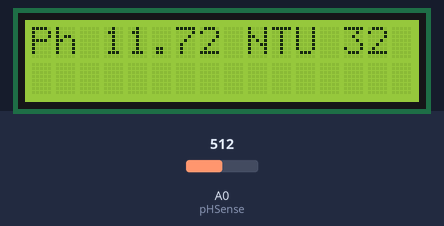
Bench run of a sketch on a simulated ESP8266 (NodeMCU). Shown: 16×2 character LCD. The inputs (shaded band) are chosen by the test bench; at power-on: A0 (pHSense) = 512. WiFi joins after 1.5 s; servers stay silent unless stated; uploads are accepted with an empty reply; what the sketch prints to the serial monitor is not drawn.

Above: at 3.7 s.
3.8 s: A0 (pHSense) set to 716
At 6.6 s:
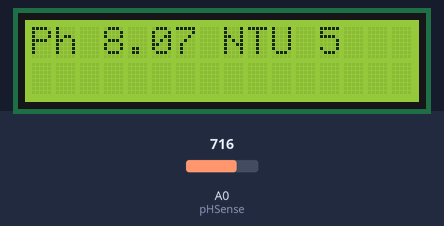
6.8 s: A0 (pHSense) set to 900
At 12.2 s:
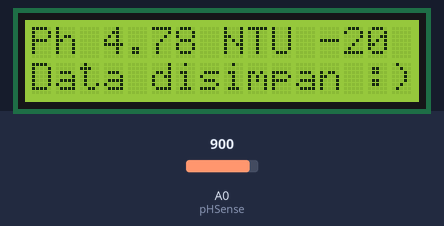
Timing chart, 0 to 13.7 s (numbered marks = the images above; inputs shaded):
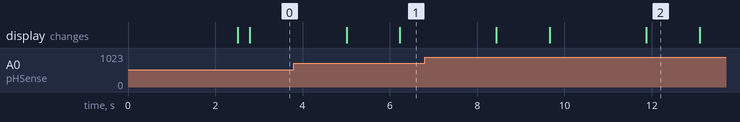

The sketch:

uno_code.ino
```cpp
#include <ESP8266WiFi.h>
#include <WiFiClient.h>
#include <ESP8266WebServer.h>
#include <ESP8266HTTPClient.h>
#include <Wire.h>
#include <LiquidCrystal_I2C.h>

int pHSense = A0;
int samples = 10;
int turbidity;
float adc_resolution = 1024.0;

const char* ssid = "Kost Iskandar";
const char* password = "setiawan";

//Web/Server address to read/write from
const char* host = "http://192.168.1.101/api/send";  //your IP/web server address

// Set the LCD address to 0x27 for a 16 chars and 2 line display
LiquidCrystal_I2C lcd(0x27, 16, 2);


void setup() {
  Serial.begin(9600);
  wificheck(ssid, password);

  lcd.begin();
}

void wificheck(const char* ssid, const char* password) {
  WiFi.mode(WIFI_OFF);  //Prevents reconnection issue (taking too long to connect)
  delay(1000);
  WiFi.mode(WIFI_STA);  //This line hides the viewing of ESP as wifi hotspot

  WiFi.begin(ssid, password);  //Connect to your WiFi router
  Serial.println("");

  Serial.print("Connecting");
  lcd.clear();
  lcd.setCursor(0, 0);
  lcd.print("Connecting");
  lcd.setCursor(0, 1);
  lcd.print("Wifi ...");

  // Wait for connection
  while (WiFi.status() != WL_CONNECTED) {
    delay(500);
    Serial.print(".");
  }

  //If connection successful show IP address in serial monitor
  Serial.println("");
  Serial.print("Connected to ");
  Serial.println(ssid);
  Serial.print("IP address: ");
  Serial.println(WiFi.localIP());  //IP address assigned to your ESP

  lcd.clear();
  lcd.setCursor(0, 0);
  lcd.print("Connected to ");
  lcd.setCursor(0, 1);
  lcd.print("ssid");
}

void sendData(float ph, int turbidity) {
  HTTPClient http;

  lcd.clear();
  lcd.setCursor(0, 0);
  lcd.print("Ph " + String(ph) + " NTU " + String(turbidity));
  delay(2000);
  //Prepare data
  String postData;

  //prepare request
  postData = "ph=" + String(ph) + "&turbidity=" + String(turbidity);
  http.begin(host);
  http.addHeader("Content-Type", "application/x-www-form-urlencoded");
  int httpCode = http.POST(postData);
  String payload = http.getString();

  Serial.print("HTTP Response code: ");
  if (httpCode == 200) {
    lcd.setCursor(0, 1);
    lcd.print("Data disimpan :)");
    Serial.println("Terkirim");
  } else {
    Serial.println("Koneksi Terputus");
    lcd.setCursor(0, 1);
    lcd.print("Terputus :(");
  }

  // Free resources
  http.end();
}

float round_to_dp(float in_value, int decimal_place) {
  float multiplier = powf(10.0f, decimal_place);
  in_value = roundf(in_value * multiplier) / multiplier;
  return in_value;
}

void loop() {

  int sensorValue = analogRead(D3);
  // Serial.println(sensorValue);
  // int turbidity = map(sensorValue, 0, 750, 100, 0);
  turbidity = map(sensorValue, 0, 750, 100, 0);
  delay(100);


  int measurings = 0;

  for (int i = 0; i < samples; i++) {
    measurings += analogRead(pHSense);
    delay(10);
  }

  float voltage = 3.3 / adc_resolution * measurings / samples;
  float ph = (7 + ((2.5 - voltage) / 0.18));
  Serial.print("pH= ");
  Serial.println(ph);
  Serial.print("turbidity= ");
  Serial.println(turbidity);
  sendData(ph, turbidity);


  delay(1000);  // Wait for 1 second before the next reading.
}
```

Measured:
- after the input at 3.8 s, the display: first differs from a run without the input after 2.4 s (image 1)
- after the input at 6.8 s, the display: first differs from a run without the input after 2.9 s (image 2 shows a later state)
